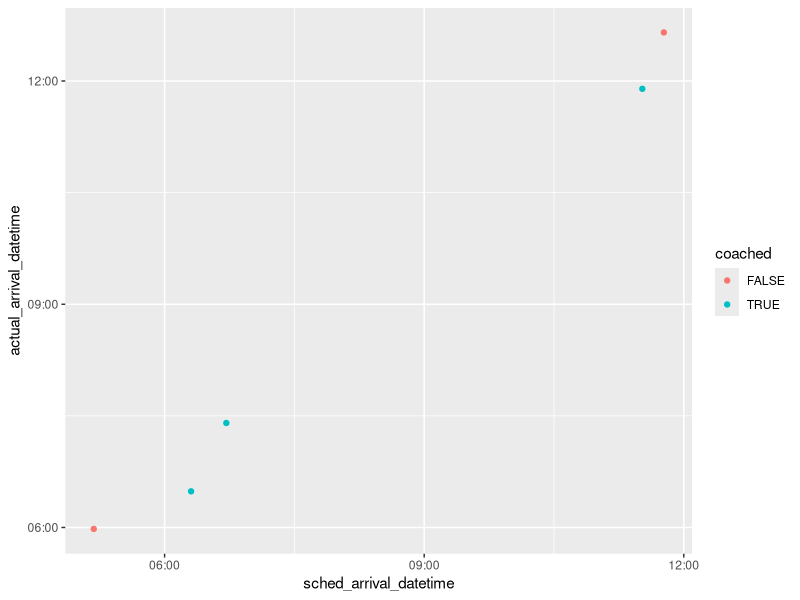

The R source for this figure: (Note: this script raises an error after producing the figure.)
library(tidyverse)
library(scales)

set.seed(2)

n_aircrafts <- 5

aircrafts <- data.frame(
  aircraft_id = paste0("A", str_pad(1:n_aircrafts, 3, pad = "0")),
  dep_country = "UK",
  dep_airport = c("LGW", rep("AMS", n_aircrafts - 1)),
  ac_type = "A320",
  des_rwy = 1,
  t_sched = cumsum(rexp(n = n_aircrafts, rate = 1e-4)),
  max_passengers = 150,
  n_passengers = runif(n_aircrafts, 100, 150),
  coached = sample(c(TRUE, FALSE), size = n_aircrafts, replace = TRUE),
  taxi_time = NA,
  walk_time = NA
) %>% mutate(
  t_actual = t_sched + rexp(n = n_aircrafts, rate = 5e-4)
) %>% mutate(
  sched_arrival_datetime = as.POSIXct(t_sched, origin = '2019-03-10 00:00:00'),
  actual_arrival_datetime = as.POSIXct(t_actual, origin = '2019-03-10 00:00:00'),
  sched_arrival_time = t_sched,
  actual_arrival_time = t_actual,
) %>% mutate(
  sched_arrival_date = as.Date(sched_arrival_datetime),
  actual_arrival_date = as.Date(actual_arrival_datetime)
) 

aircrafts %>% 
  ggplot(aes(x = sched_arrival_datetime, y = actual_arrival_datetime, colour = coached)) + geom_point() 

aircrafts %>% 
  mutate(taxi_time = get_taxi_time(coached),
         walk_time = get_walk_time(coached),
         n_passengers = get_n_passengers(max_passengers, load_factor_mean = .8, load_factor_sd = .2),
         airport_classification = get_airport_classification(dep_country, 
                                                             dep_airport, 
                                                             tar_read(EU_hubs), 
                                                             other_hubs = tar_read(other_hubs), 
                                                             ))

aircrafts %>% 
  mutate(sched_arrival_time = as.POSIXct(sched_arrival_time, origin = "1970-01-01")) %>% 
  ggplot(aes(x = sched_arrival_time, y = n_passengers)) + 
  geom_point() +
  scale_x_datetime(breaks = date_breaks('1 hour'),
                   labels = date_format('%H:%M'))

coached_levels <- aircrafts %>% 
  arrange(desc(coached)) %>% 
  pull(aircraft_id)

arrivals_at_hall %>% 
  mutate(`Aircraft ID` = aircraft_id,
         coached = if_else(coached, "Coached", "Contact"),
         stack_group = factor(aircraft_id, levels = coached_levels)) %>% 
  ggplot(aes(x = arrival_at_hall, 
             fill = `Aircraft ID`,
             group = stack_group,
             linetype = coached)) + 
  geom_density(position = "stack") +
  labs(x= "Arrival time in Hall", 
       y = "Arrival Density",
       title = "Coached arrivals occur in bulk; contact passengers are spread out") + 
  theme_light() +
  scale_linetype_discrete(name = "")
